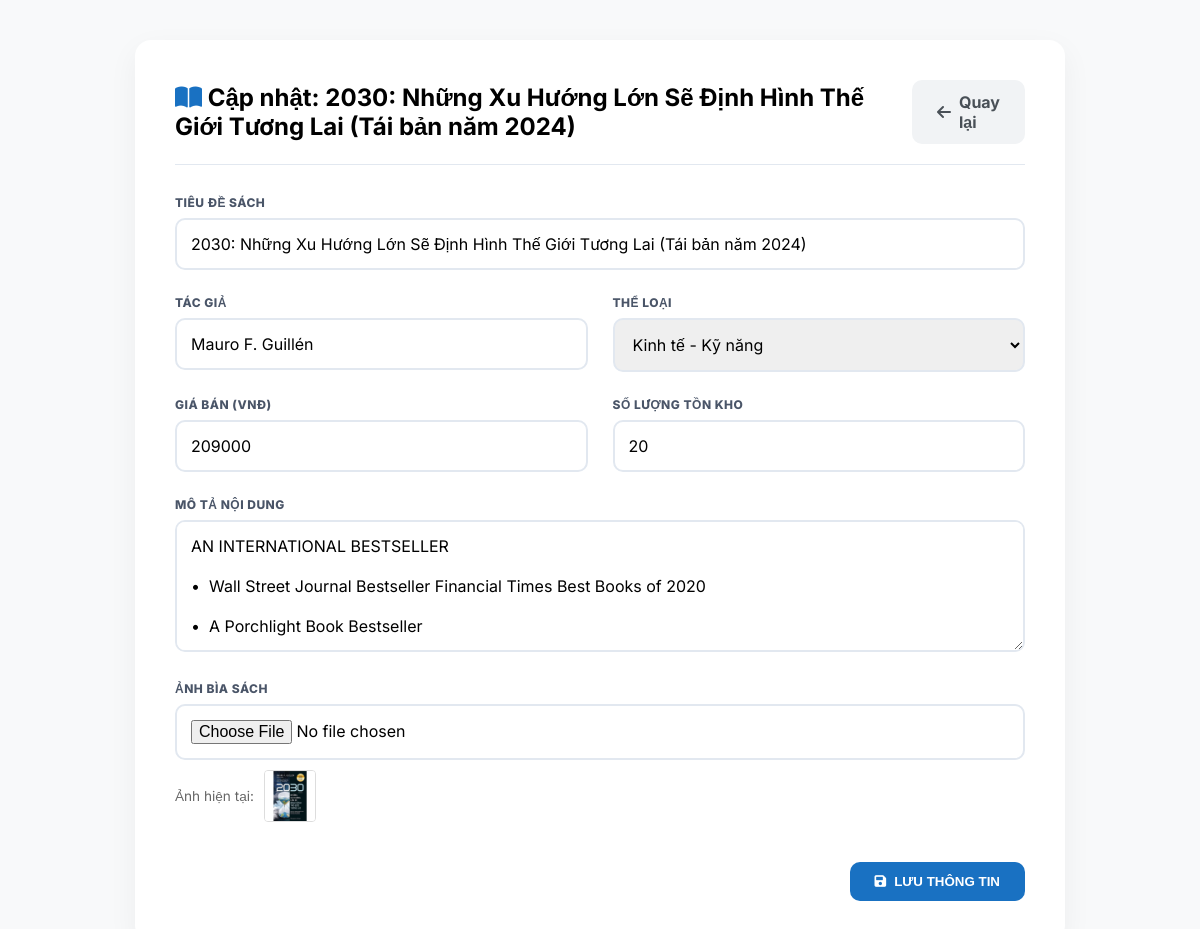
The page /staff/books/update/17/ (signed in) on the database as committed earlier.
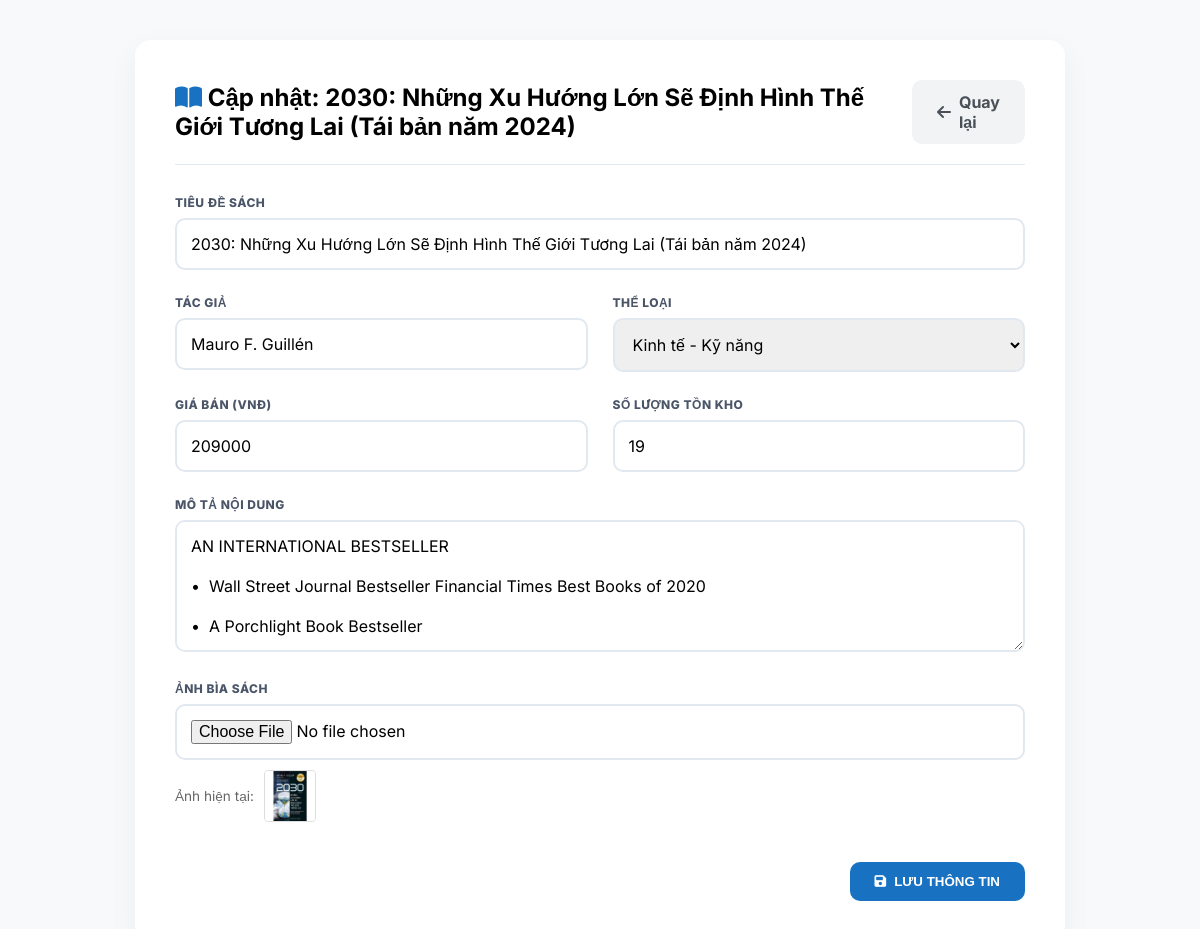
The same page on the database as committed later.
### app/models.py (models this page shows, shortened)
class Book(models.Model):
    title = models.CharField(max_length=200)
    author = models.CharField(max_length=100)
    price = models.DecimalField(max_digits=10, decimal_places=0)
    category = models.ForeignKey(Category, on_delete=models.SET_NULL, null=True, related_name='books')
    stock = models.IntegerField(default=0)
    release_date = models.DateField(default=timezone.now)
    wishlist = models.ManyToManyField(User, related_name="favorite_books", blank=True)
    description = models.TextField(blank=True, null=True)
    image = models.ImageField(upload_to='books/', blank=True, null=True)
    sold_count = models.IntegerField(default=0)

class Category(models.Model):
    name = models.CharField(max_length=100)

### app/views.py (the view, shortened to what this page needs)
# urls.py: path('staff/books/update/<int:book_id>/',     views.staff_book_update,      name='staff_book_update'),
@user_passes_test(is_staff)
def staff_book_update(request, book_id):
    book = get_object_or_404(Book, id=book_id)
    return render(request, 'app/staff_book_form.html', {
        'book': book, 'categories': Category.objects.all()
    })

### app/context_processors.py (called while the page is built)
def categories_processor(request):
    return {
        'categories': Category.objects.all()
    }

### app/views.py (called while the page is built)
def is_staff(user):
    return user.groups.filter(name='Staff').exists() or user.is_superuser

### app/templates/app/staff_book_form.html (shortened to what this page needs)
<!DOCTYPE html>
<html lang="vi">
<head>
    <link rel="stylesheet" href="https://cdnjs.cloudflare.com/ajax/libs/font-awesome/6.0.0/css/all.min.css">
</head>
<body>
    <div class="form-container">
        <div class="header-area">
            <h1 style="margin:0; font-size: 1.5rem;">
                <i class="fas fa-book-open" style="color: var(--primary);"></i>
                {% if book %}Cập nhật: {{ book.title }}{% else %}Thêm sách mới{% endif %}
            </h1>
            <a href="{% url 'staff_book_list' %}" class="btn btn-back"><i class="fas fa-arrow-left"></i> Quay lại</a>
        </div>
        <form method="post" enctype="multipart/form-data">
            <div class="grid-layout">
                <div class="form-group full-width">
                    <label>Tiêu đề sách</label>
                    <input type="text" name="title" value="{{ book.title|default:'' }}" placeholder="Nhập tên sách..." required>
                </div>
                <div class="form-group">
                    <label>Tác giả</label>
                    <input type="text" name="author" value="{{ book.author|default:'' }}" placeholder="Tên tác giả" required>
                </div>
                <div class="form-group">
                    <label>Thể loại</label>
                    <select name="category">
                        {% for cat in categories %}
                            <option value="{{ cat.id }}" {% if book.category.id == cat.id %}selected{% endif %}>
                                {{ cat.name }}
                            </option>
                        {% endfor %}
                    </select>
                </div>
                <div class="form-group">
                    <label>Giá bán (VNĐ)</label>
                    <input type="number" name="price" value="{{ book.price|default:'' }}" placeholder="Ví dụ: 150000" required>
                </div>
                <div class="form-group">
                    <label>Số lượng tồn kho</label>
                    <input type="number" name="stock" value="{{ book.stock|default:0 }}" min="0" required>
                </div>
                <div class="form-group full-width">
                    <label>Mô tả nội dung</label>
                    <textarea name="description" rows="5" placeholder="Viết tóm tắt nội dung sách...">{{ book.description|default:'' }}</textarea>
                </div>
                <div class="form-group full-width">
                    <label>Ảnh bìa sách</label>
                    <input type="file" name="image" accept="image/*">
                    {% if book.image %}
                    <div class="current-img">
                        <span>Ảnh hiện tại:</span>
                        <img src="{{ book.image.url }}" alt="cover">
                    </div>
                    {% endif %}
                </div>
            </div>
            <div style="margin-top: 40px; display: flex; gap: 15px; justify-content: flex-end;">
                <button type="submit" class="btn btn-save">
                    <i class="fas fa-save"></i> LƯU THÔNG TIN
                </button>
            </div>
        </form>
    </div>
</body>
</html>

Rows that differ between the two databases and show on the page:
changed Book "Mauro F. Guillén": stock "20" → "19"
